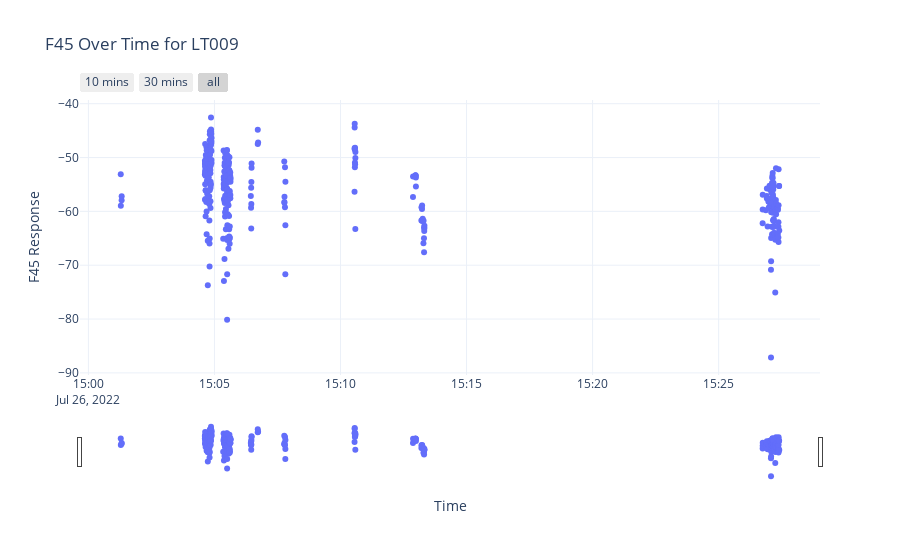

Notebook source saved alongside this figure:
### Code cell
# Filter for the specific fish (e.g., LT009)
df_LT009 = df[df['fishNum'] == 'LT009']

# Create the interactive plot
fig = go.Figure()

fig.add_trace(go.Scatter(
    x=df_LT009['Ping_time'], 
    y=df_LT009['F45'], 
    mode='markers',  # Markers help visualize missing points
    name='F45',
    connectgaps=False,  # Ensures missing time points are NOT connected
    hoverinfo="skip",  # Disable default hover
    hovertemplate="Time: %{x|%H:%M:%S.%f}<br>F45: %{y}<extra></extra>"  # Custom hover format
))

# Add interactive time slider and range selector
fig.update_layout(
    title="F45 Over Time for LT009",
    xaxis_title="Time",
    yaxis_title="F45 Response",
    xaxis=dict(
        rangeselector=dict(
            buttons=[
                dict(count=10, label="10 mins", step="minute", stepmode="backward"),
                dict(count=30, label="30 mins", step="minute", stepmode="backward"),
                dict(step="all")
            ]
        ),
        rangeslider=dict(visible=True),  # Interactive sliding window
        type="date"
    ),
    template="plotly_white"
)
# Show the figure
fig.show()

### Figure 1 — Plotly figure (JSON) as saved in the notebook; plotly's stock layout.template omitted (floating-point values rounded to 4 significant figures; data arrays with more than 128 entries replaced by an {"elided": "..."} marker saying what was removed)
{"data": [{"connectgaps": false, "hoverinfo": "skip", "hovertemplate": "Time: %{x|%H:%M:%S.%f}<br>F45: %{y}<extra></extra>", "mode": "markers", "name": "F45", "type": "scatter", "x": {"elided": "320 str values"}, "y": {"elided": "320 float values"}}], "layout": {"title": {"text": "F45 Over Time for LT009"}, "xaxis": {"rangeselector": {"buttons": [{"count": 10, "label": "10 mins", "step": "minute", "stepmode": "backward"}, {"count": 30, "label": "30 mins", "step": "minute", "stepmode": "backward"}, {"step": "all"}]}, "rangeslider": {"visible": true}, "title": {"text": "Time"}, "type": "date"}, "yaxis": {"title": {"text": "F45 Response"}}}}
